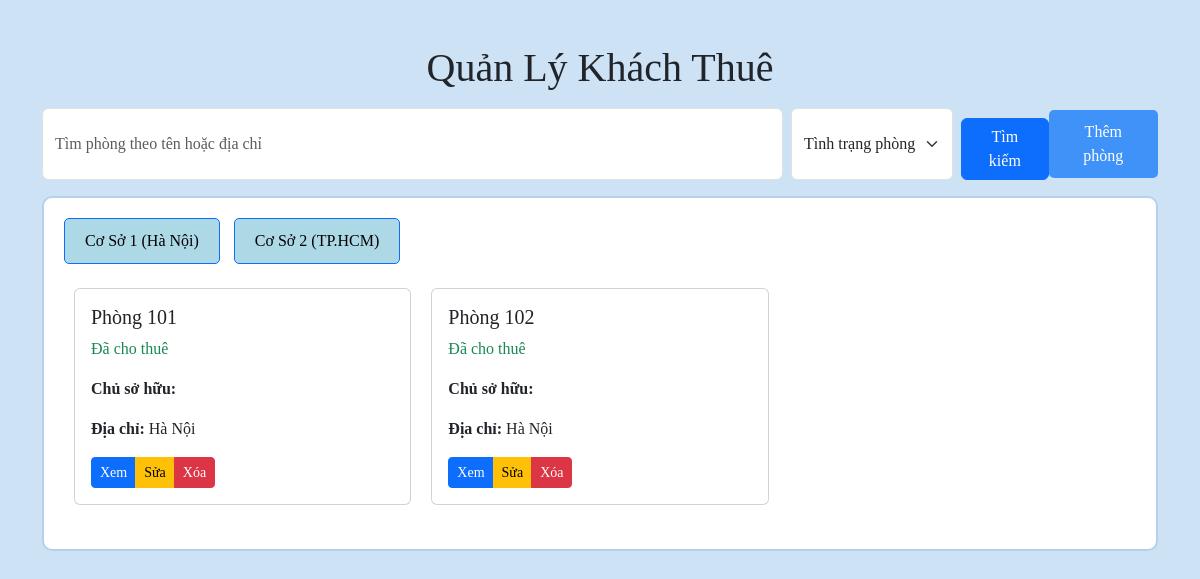
The app's page /quanlykhach/quanlykhach.php?facility_id=1, older data.
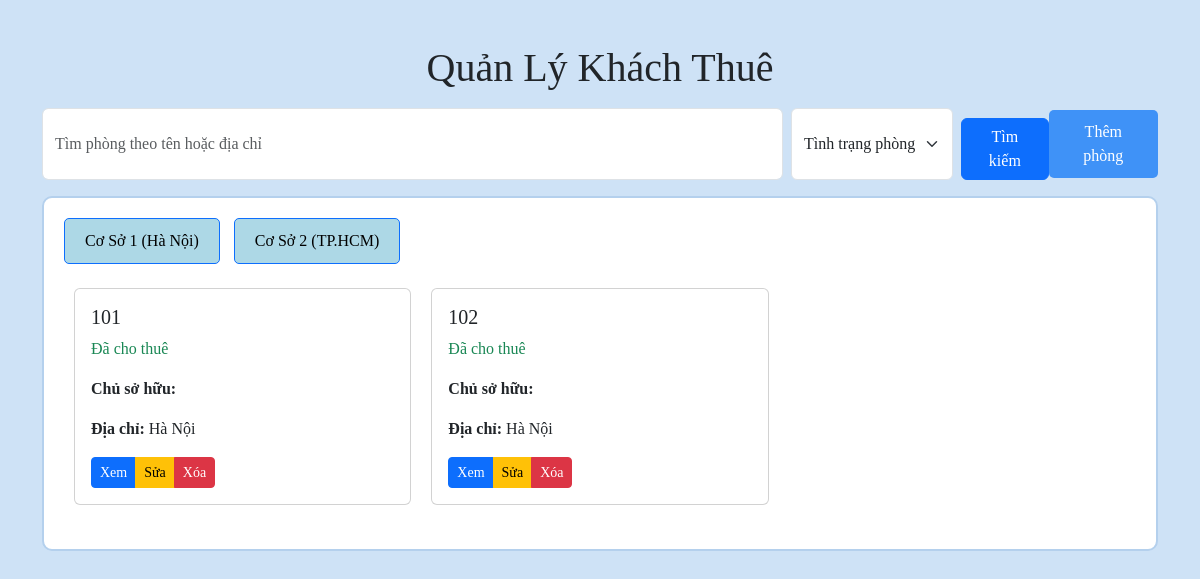
The same page, newer data.
### tables this page shows
CREATE TABLE `tenants` (
  `id` int(11) NOT NULL,
  `room_id` varchar(10) DEFAULT NULL,
  `tenant_name` varchar(255) NOT NULL,
  `dob` date NOT NULL,
  `phone` varchar(50) NOT NULL,
  `address` text NOT NULL,
  `checkin_date` date NOT NULL,
  `checkout_date` date DEFAULT NULL,
  `status` enum('active','inactive') NOT NULL
);

CREATE TABLE `rooms` (
  `id` varchar(10) NOT NULL,
  `facility_id` int(11) NOT NULL,
  `room_name` varchar(50) NOT NULL,
  `price` int(11) NOT NULL,
  `status` varchar(250) NOT NULL,
  `address` varchar(255) NOT NULL,
  `tenant_name` varchar(255) DEFAULT NULL
);

### quanlykhach/quanlykhach.php (the view, shortened to what this page needs)
<?php
$servername = "localhost";
$username = "root";
$password = "";
$dbname = "baiTapLon";
$conn = new mysqli($servername, $username, $password, $dbname);
$facility_id = isset($_GET['facility_id']) ? $_GET['facility_id'] : null;
$where_clause = "";
if ($facility_id) {
    $where_clause = "WHERE rooms.facility_id = $facility_id";
}
$sql_tenants = "SELECT tenants.*, rooms.room_name FROM tenants INNER JOIN rooms ON tenants.room_id = rooms.id $where_clause";
$result_tenants = $conn->query($sql_tenants);
?>
<!DOCTYPE html>
<html lang="vi">
<head>
    <link href="https://cdn.jsdelivr.net/npm/bootstrap@5.3.0/dist/css/bootstrap.min.css" rel="stylesheet">
    <link href="quanlyphong.css" rel="stylesheet">
</head>
<body>
    <div class="container mt-4">
        <h1 class="text-center">Quản Lý Khách Thuê</h1>
        <div class="d-flex justify-content-between align-items-center my-3">
            <div class="d-flex w-100">
                <input type="text" class="form-control w-75 me-2" placeholder="Tìm phòng theo tên hoặc địa chỉ" id="search-keyword" name="search_keyword">
                <select class="form-select w-auto me-2" id="search-status" name="search_status">
                    <option value="">Tình trạng phòng</option>
                </select>
                <button class="btn btn-primary" id="search-btn">Tìm kiếm</button>
            </div>
            <div>
                <button class="btn btn-success" id="add-room-btn">Thêm phòng</button>
            </div>
        </div>
        <div class="facility-box">
            <div class="facility-header">
                <a href="?facility_id=1" class="btn btn-outline-primary">Cơ Sở 1 (Hà Nội)</a>
                <a href="?facility_id=2" class="btn btn-outline-primary">Cơ Sở 2 (TP.HCM)</a>
            </div>
            <?php if ($facility_id && $result_tenants && $result_tenants->num_rows > 0): ?>
                <div class="row mt-4">
                    <?php while ($room = $result_tenants->fetch_assoc()): ?>
                        <?php
                            $room_class = ($room['status'] == 'rented') ? 'text-primary' : 'text-success';
                        ?>
                        <div class="col-md-4 mb-4">
                            <div class="card">
                                <div class="card-body">
                                    <h5 class="card-title"><?php echo $room['room_name']; ?></h5>
                                    <p class="card-text <?php echo $room_class; ?>">
                                        <?php echo $room['status'] == 'empty' ? 'Còn trống' : 'Đã cho thuê'; ?>
                                    </p>
                                    <p class="card-text">
                                        <strong>Chủ sở hữu:</strong>
                                    </p>
                                    <p class="card-text"><strong>Địa chỉ:</strong> <?php echo $room['address']; ?></p>
                                       <div class="btn-group">
                                        <button class="btn btn-sm btn-primary">Xem</button>
                                        <button class="btn btn-sm btn-warning">Sửa</button>
                                        <button class="btn btn-sm btn-danger">Xóa</button>
                                    </div>
                                </div>
                            </div>
                        </div>
                    <?php endwhile; ?>
                </div>
            <?php elseif ($facility_id): ?>
                <p class="text-center mt-4">Không có phòng nào trong cơ sở này.</p>
            <?php else: ?>
                <p class="text-center mt-4">Vui lòng chọn cơ sở để xem phòng.</p>
            <?php endif; ?>
        </div>
    </div>
</body>
</html>

Row changes from the older to the newer data that the page shows:
changed through a linked row, tenants (number 1 of 2 on the later page): room.room_name "Phòng 101" → "101"
changed through a linked row, tenants (number 2 of 2 on the later page): room.room_name "Phòng 102" → "102"
